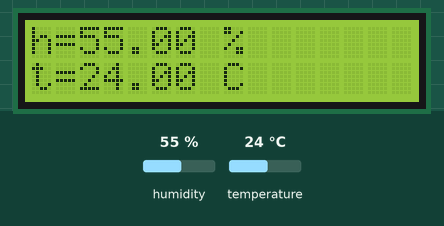
Bench run of a sketch on a simulated Arduino Uno, built with avr-gcc and run on an emulated ATmega328P. Parts: 16×2 character LCD. Inputs (shaded band) come from the test bench; at power-on: humidity 55 %, temperature 24 °C.

Above: at 3.7 s.
3.8 s: humidity set to 22 %
At 6.6 s:
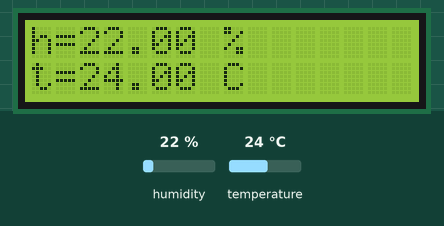
8.2 s: temperature set to 12 °C
At 10.2 s:
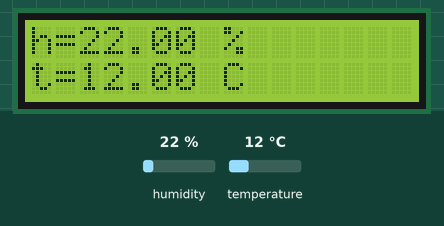
12.6 s: humidity set to 40 %
At 16.1 s:
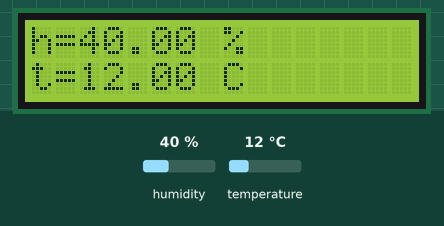
17.0 s: temperature set to 19 °C
At 18.4 s:
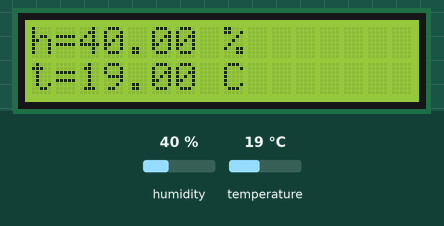
Timing chart, 0 to 20.0 s (numbered marks = the images above; inputs shaded):
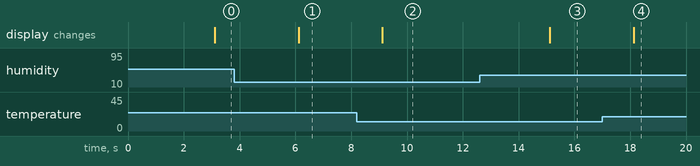

The sketch:

DH11_LCD.ino
```cpp
#include <Wire.h>
#include <LiquidCrystal_I2C.h>
#include <DHT.h>
#include <DHT_U.h>
#include <MsTimer2.h>
#include <avr/wdt.h>


#define DHTPIN 2 //сигнальный пин с датчика влажности
#define POWERON 6 //сигнал включения контроллера
DHT dht(DHTPIN, DHT11); //инициализация датчика
LiquidCrystal_I2C lcd(0x3F, 16, 2); //инициализация дисплея с адресом по шине I2C
volatile int timerON=0;
volatile int timerDHT=0;
boolean flagOFF=false;
float h=0.0, t=0.0;


void setup() {

  dht.begin();
  lcd.init();
  lcd.setCursor(0,0);
  lcd.backlight();
  pinMode(POWERON, OUTPUT);
  MsTimer2::set(2, timerInterupt);
  MsTimer2::start();
  wdt_enable(WDTO_1S);

    }

void loop() {

  if (flagOFF==false) {
    digitalWrite(POWERON, HIGH);
  }

  if (timerDHT>1500) {
    timerDHT=0;

  h=dht.readHumidity();
  t=dht.readTemperature();

  if (isnan(h)||isnan(t)) { //проверка, если не удается считать данные то вывести ошибка считывания

    lcd.print("ERROR OF SENSOR");
    return;
      }

      lcd.setCursor(0,0);
      lcd.print("h=");
      lcd.print(h);
      lcd.print(" %");
      lcd.setCursor(0,1);
      lcd.print("t=");
      lcd.print(t);
      lcd.print(" C");
  }
}

void timerInterupt(){

  timerON++;

  timerDHT++;
  if (timerON>=6000){timerON=0; digitalWrite(POWERON, LOW); flagOFF=true;}
  wdt_reset();

  }
```

Measured:
- after the input at 3.8 s, the display: changes after 2.3 s (image 1)
- after the input at 8.2 s, the display: changes after 0.91 s (image 2)
- after the input at 12.6 s, the display: changes after 2.5 s (image 3)
- after the input at 17.0 s, the display: changes after 1.1 s (image 4)
